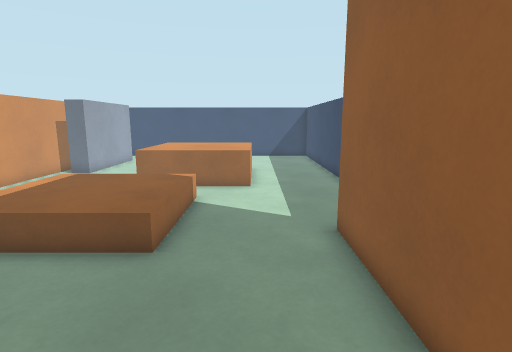
[1] (above)

13 first-person views from a walk through a level from a Godot 3-D game. The camera is 1.4 m above the floor, tilts 10° down and sees 80° across. The floor is counted in squares, 0.5 m on a side. Each view is taken from the middle of a square. On the plan, view 1 faces up. The plan holds only what a view shows up to about 20 squares ahead; the rest is blank. Characters and animated objects are not drawn. Surface patterns are stand-ins for the level's own textures.

[2]
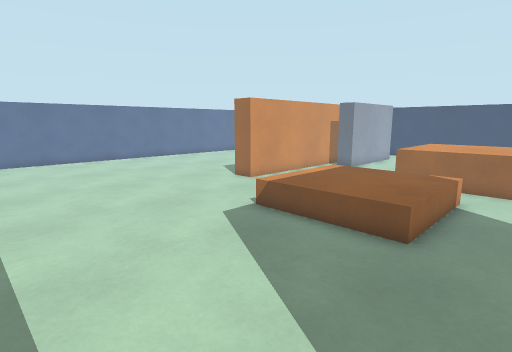

[3]
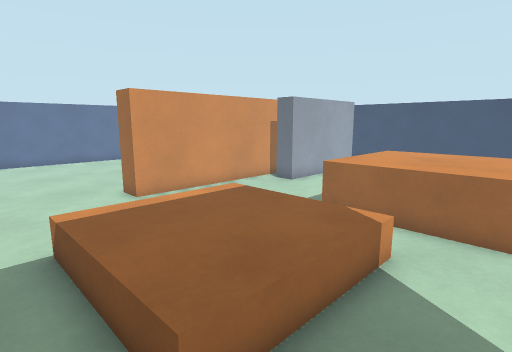

[4]
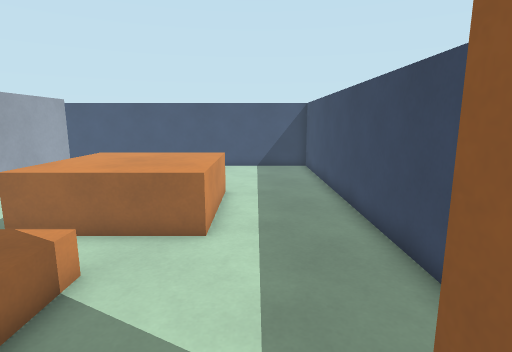

[5]
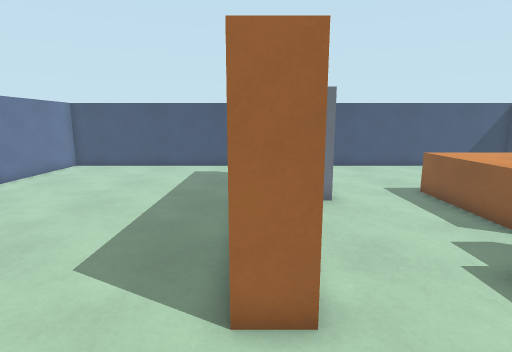

[6]
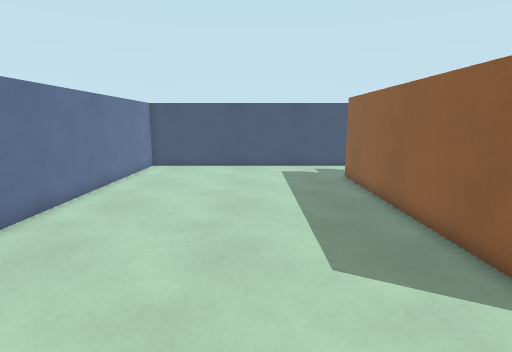

[7]
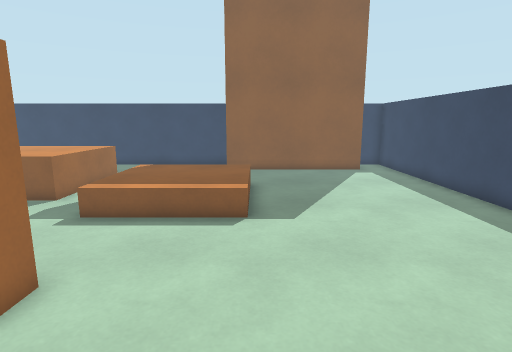

[8]
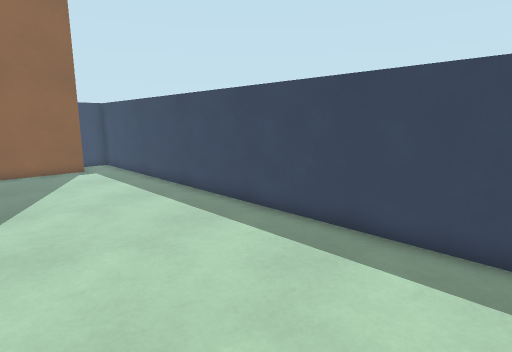

[9]
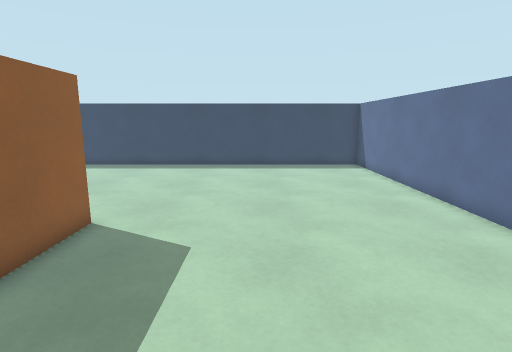

[10]
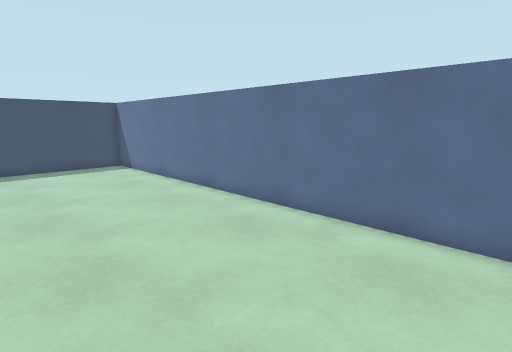

[11]
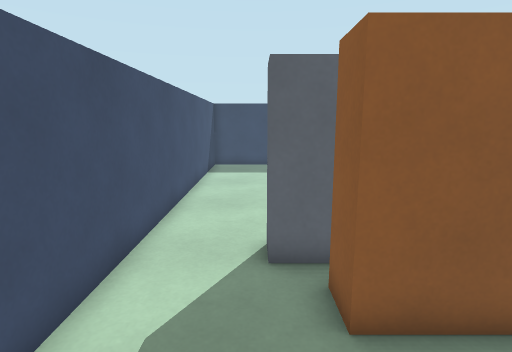

[12]
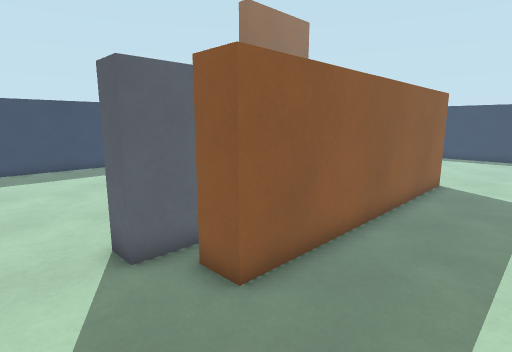

[13]
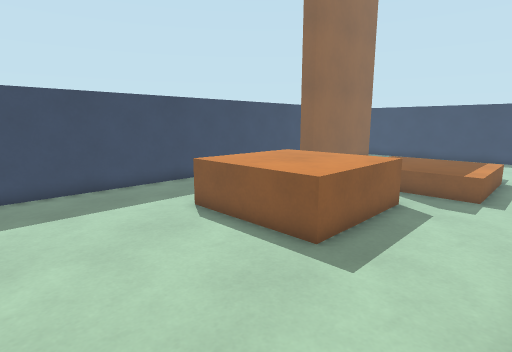

### Floor plan
Key: @ floor where view 1 was taken; # wall or solid block; . main floor; : floor 0.5 m higher than the main floor; / step, stairs or slope; ^ raised ledge.
Columns run from 24 left of view 1 to 4 right of it. Each row starts with its distance up from view 1.
 26 #############################
 25 #...........................#
 24 #...........................#
 23 #.............##............#
 22 #...........####............#
 21 #...........####............#
 20 #...........#  #............#
 19 #...........#  #............#
 18 #...........####...^^^^^^...#
 17 #...........####...^^^^^^...#
 16 #...........##.....^^^^^^...#
 15 #...........##.....^^^^^^...#
 14 #...........##.....^^^^^^...#
 13 #...........##.....^^^^^....#
 12 #...........##..............#
 11 #...........##...//////.....#
 10 #...........##.../::::/.....#
  9 #................/::::/.....#
  8 #................/::::/...###
  7 #................/::::/...#
  6 #................//////...#
  5 #.........................#
  4 #.........................#
  3 #.........................#
  2 #.........................#
  1 #.........................#
  0 #.......................@.#
 -1 #...........................#
 -2 #############################

Where each view was taken, in squares from view 1:
view 1: 0 up, 0 right, facing up
view 2: 1 down, 0 right, facing up-left
view 3: 5 up, 0 right, facing up-left
view 4: 6 up, 1 right, facing up
view 5: 6 up, 12 left, facing up
view 6: 6 up, 17 left, facing up
view 7: 6 up, 16 left, facing right
view 8: 5 up, 17 left, facing down-right
view 9: 18 up, 17 left, facing down
view 10: 18 up, 16 left, facing down-left
view 11: 23 up, 16 left, facing right
view 12: 25 up, 16 left, facing down-right
view 13: 24 up, 9 left, facing down-right
